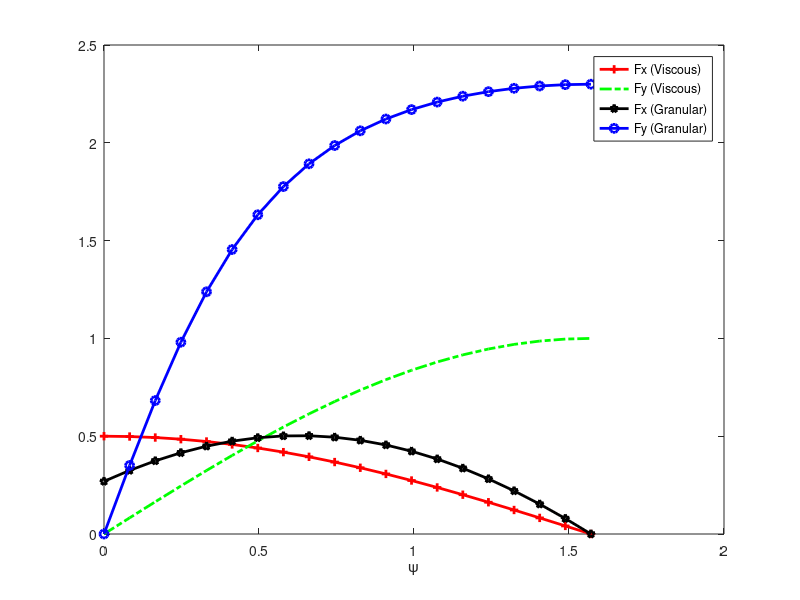

Source code (MATLAB):
clc
clear all
L = 1;               % The link length
K = 0.5;             % The differential viscous drag constant
S.C_S = 7.70;        % 
S.C_F = 2.79;        %
S.C_L = -2.03;       %
S.gama = 1.57; 

% "Psi" is the angle between the axis of the element and instantaneous
% velocity
psi = linspace(0,pi/2,20);

for i = 1:length(psi)



V = 1;
Xi1(i) = V*cos(psi(i));
Xi2(i) =  tan(psi(i))*Xi1(i);% - (alpha(1));   % For link 1

% gama is a constant parameter
beta0(i) = atan(S.gama*sin(psi(i)));


% Drag Forces for Low Reynolds Rod
Fx_LR(i) = K*L*Xi1(i);
Fy_LR(i) = 2*K*L*Xi2(i);
% M = (2/3)*K*(L^3)*Xi1(3);

% Drag Forces in Granular Environment
% C_F, C_L, C_F are constant parameters obtained from experience 

Fx(i) = (S.C_F*cos(psi(i)) + S.C_L*(1 - sin(psi(i))))*0.5/1.4121;
Fy(i) = S.C_S*sin(beta0(i))*0.5/1.4121;

end

plot(psi,Fx_LR,'-+','color','red','LineWidth',2)

hold on
plot(psi,Fy_LR,'-.','color','green','LineWidth',2)
hold on
plot(psi,Fx,'-p','color','black','LineWidth',2)
hold on
plot(psi,Fy,'-o','color','blue','LineWidth',2)

legend('Fx (Viscous)','Fy (Viscous)','Fx (Granular)','Fy (Granular)')
xlabel('\psi')